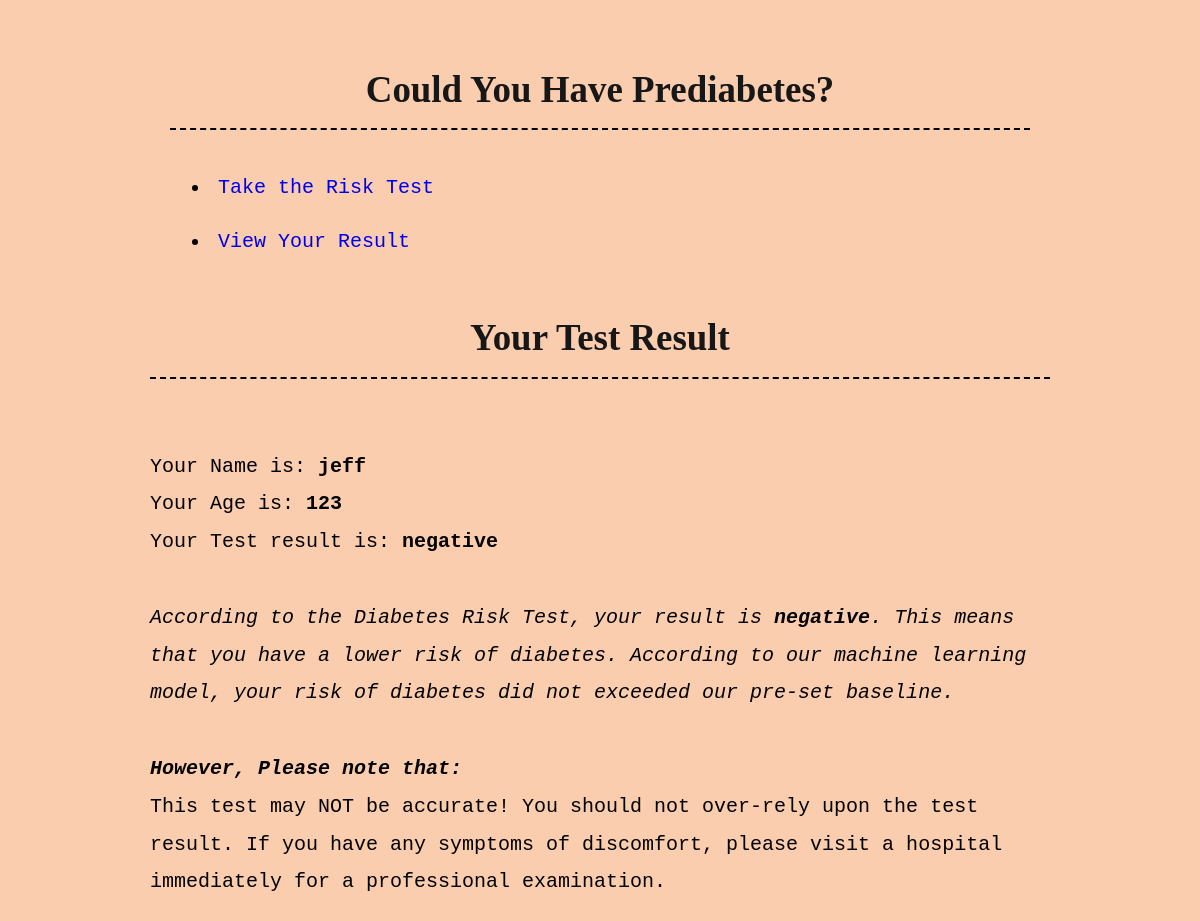
The app's page /view/, older data.
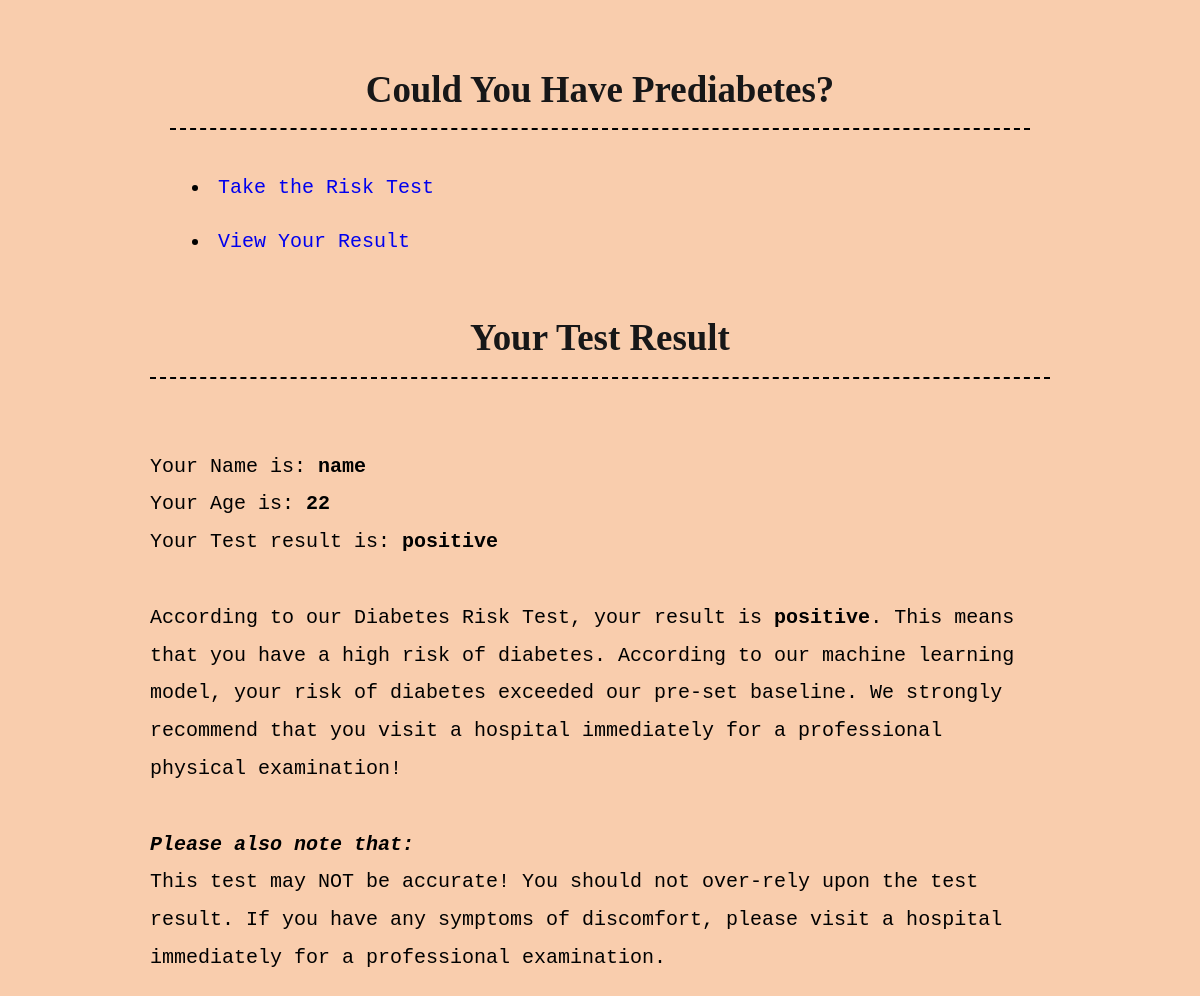
The same page, newer data.
### tables this page shows
CREATE TABLE messages (id integer PRIMARY KEY AUTOINCREMENT, handle text, message text, result text);

### app.py (the view)
@app.route("/view/", methods=['GET'])
def view():
    return render_template("view.html", messages = random_messages(1))

### app.py (called while the page is built)
def get_message_db():
    if "message_db" not in g:
        g.message_db = sqlite3.connect("messages_db.sqlite")
    cursor = g.message_db.cursor()
    cmd = "CREATE TABLE IF NOT EXISTS messages (id integer PRIMARY KEY AUTOINCREMENT, handle text, message text, result text)"
    cursor.execute(cmd)
    cursor.close()
    return g.message_db

def random_messages(n):
    db = get_message_db()
    cursor = db.cursor()
    n_random_message = cursor.execute(f'SELECT message, handle, result FROM messages ORDER BY id Desc LIMIT {n}').fetchall()
    db.close()
    return n_random_message

### templates/view.html
{% extends 'base.html' %}
{% block header %}
<h1>{% block title %}Your Test Result{% endblock %}</h1>
{% endblock %}
{% block content %}
  {% for m in messages %}
  <br>
  Your Name is: <b>{{m.1}}</b>
  <br>
  Your Age is: <b>{{m.0}}</b>
  <br>
  Your Test result is: <b>{{m.2}}</b>
  <br>
  {% if m.2 == "positive" %}
  <br>
  According to our Diabetes Risk Test, your result is <b>positive</b>. This means that you have a high risk of diabetes. According to our machine learning model, your risk of diabetes exceeded our pre-set baseline. We strongly recommend that you visit a hospital immediately for a professional physical examination!
  <br>
  <br>
  <i><b>Please also note that:</b></i>
  <br>
  This test may NOT be accurate! You should not over-rely upon the test result. If you have any symptoms of discomfort, please visit a hospital immediately for a professional examination.
  {% else %}
  <br>
  <i>According to the Diabetes Risk Test, your result is <b>negative</b>. This means that you have a lower risk of diabetes. According to our machine learning model, your risk of diabetes did not exceeded our pre-set baseline.</i>
  <br>
  <br>
  <i><b>However, Please note that:</b></i>
  <br>
  This test may NOT be accurate! You should not over-rely upon the test result. If you have any symptoms of discomfort, please visit a hospital immediately for a professional examination.
  {% endif %}
  {% endfor %}
{% endblock %}

### templates/base.html (shortened to what this page needs)
<!doctype html>
<link rel="stylesheet" href="{{ url_for('static', filename='style.css') }}">
<nav>
  <h1>Could You Have Prediabetes?</h1>
  <ul>
    <li><a href="{{ url_for('submit') }}">Take the Risk Test</a></li>
    <li><a href="{{ url_for('view') }}">View Your Result</a></li>
  </ul>
</nav>
<section class="content">
  <header>
    {% block header %}{% endblock %}
  </header>
  {% block content %}{% endblock %}
</section>

### static/style.css (style rules this page uses)
h1 { color: rgb(23, 23, 24); font-family: cursive; margin: 1 auto; text-align: center; padding: 1rem; border-bottom-style: dashed; border-bottom-color: #000000; border-bottom-width: 2px; }
nav { padding: 0 1rem; border-radius: 25px; max-width: 5000px; }
nav ul li a { display: block; padding: 0.4rem; }
a { text-decoration: none; }

Row changes from the older to the newer data that the page shows:
no longer on this page (row unchanged): messages: handle "jeff", message "123", result "negative", shows "According to the Diabetes Risk Test, your result is"
added messages: handle "name", message "22", result "positive", shows "According to our Diabetes Risk Test, your result is"
